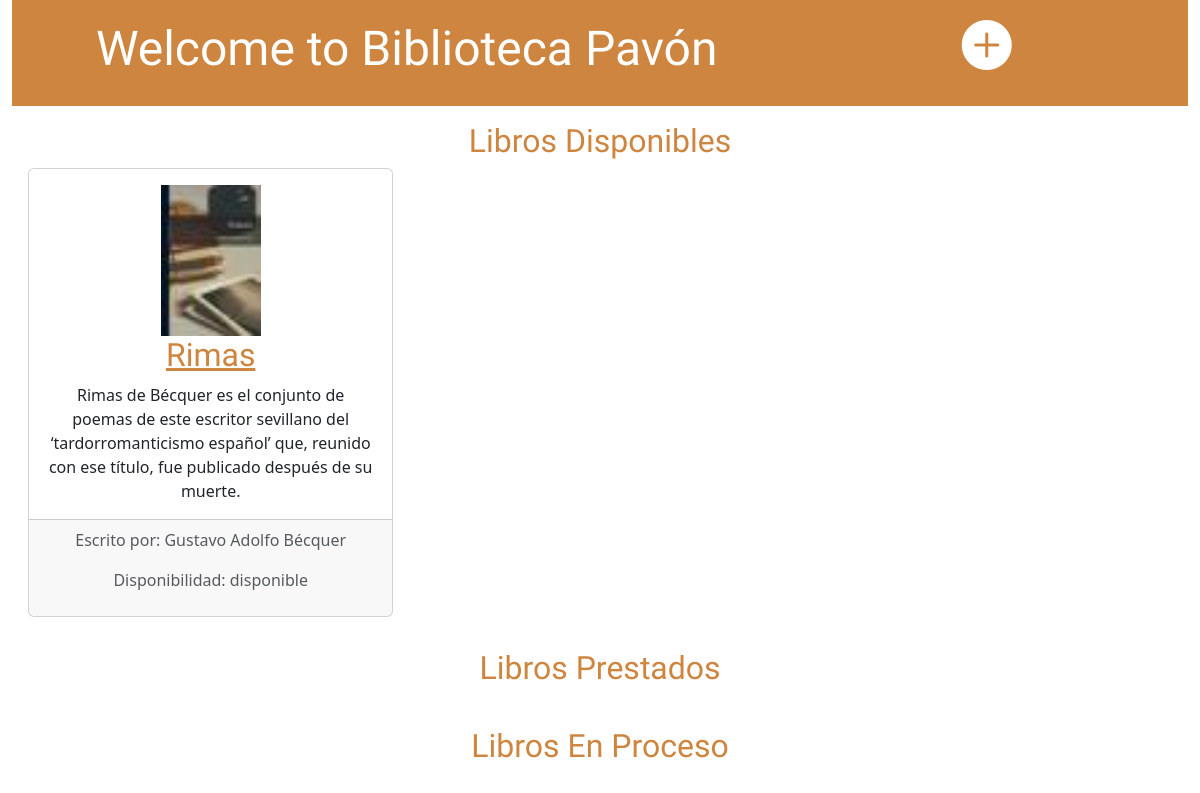
/, run on an earlier commit of the app's database.
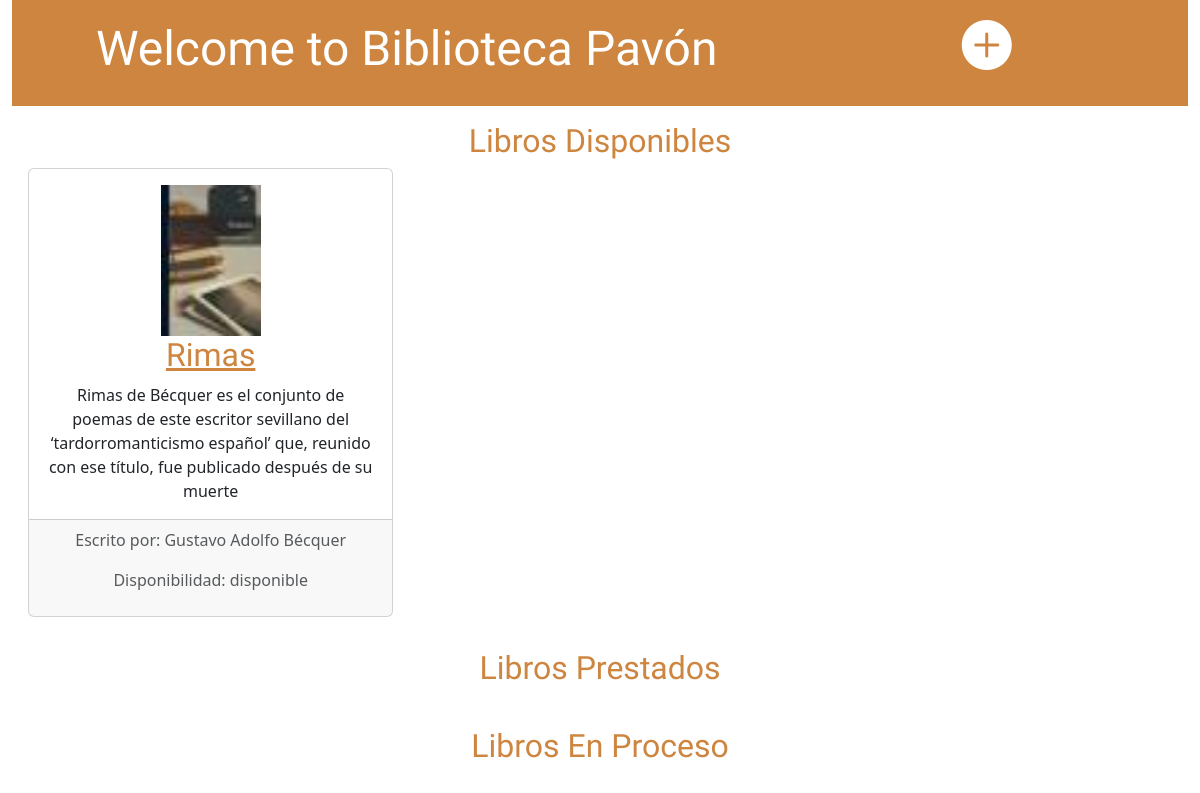
And on a later commit of the database.
### biblioteca_App/models.py (models this page shows, shortened)
class Libro(models.Model):
    Disponibilidad = [('disponible', 'Disponible'),('prestado', 'Prestado'),('en_proceso', 'En proceso de préstamo'),]
    titulo = models.CharField(max_length=200)
    autores = models.CharField(max_length=200)
    editorial = models.CharField(max_length=200)
    fecha_publicacion = models.DateField()
    genero = models.CharField(max_length=50)
    isbn = models.CharField(max_length=15)
    resumen = models.TextField()
    disponibilidad = models.CharField(max_length=22, choices=Disponibilidad, default='disponible')
    portada = models.ImageField(upload_to='portadas/')

### biblioteca_App/views.py (the view)
# urls.py: path('', ListBooks.as_view(), name='list_books'),
class ListBooks(ListView):
    model = Libro
    def get_context_data(self, **kwargs):
        context = super().get_context_data(**kwargs)
        context["libros_disponibles"] = Libro.objects.filter(disponibilidad="disponible")
        context["libros_prestados"] = Libro.objects.filter(disponibilidad="prestado")
        context["libros_en_proceso"] = Libro.objects.filter(disponibilidad="en_proceso")
        return context

### biblioteca_App/templates/biblioteca_App/libro_list.html (shortened to what this page needs)
{% load static %}
<head>
    <link href="https://cdn.jsdelivr.net/npm/bootstrap@5.3.2/dist/css/bootstrap.min.css" rel="stylesheet">
    <link rel="stylesheet" href="https://cdn.jsdelivr.net/npm/bootstrap-icons@1.11.1/font/bootstrap-icons.css">
    <link rel="stylesheet" href="{% static 'css/style.css' %}">
</head>
<body class="text-center">
    <div class="container-fluid">
        <div class="page-header">
            <div class="row">
                    <div class="col-8"><h1><a href="/">Welcome to Biblioteca Pavón</a></h1></div>
                    <div class="col-4"><a href="{% url 'create_book' %}" class="top-menu"><i class="plus bi bi-plus-circle-fill"></i></a></div>
            </div>
        </div>
    <div class="row p-3">
        <h2>Libros Disponibles</h2>
    {% for book in libros_disponibles %}
            <div class="col-4">
                <div class="card text-center">
                    <div class="card-body">
                        <h2 class="card-title">
                            <div class="row">
                                <div class="col-12"><img width="100" src="{{ book.portada.url }}" alt=""></div>
                                <div class="col-12"><a href="{% url 'detail_book' pk=book.pk %}">{{ book.titulo }} </a></div>
                            </div>
                        </h2>
                        <p class="card-text">{{ book.resumen|linebreaksbr }} </p>
                    </div>
                    <div class="card-footer text-body-secondary">
                        <p> Escrito por: {{ book.autores }}</p>
                        <p> Disponibilidad: {{ book.disponibilidad }}</p>
                    </div>
                </div>
            </div>
    {% endfor %}
    </div>
    <div class="row p-3">
    <h2>Libros Prestados</h2>
    </div>
    <div class="row p-3">
        <h2>Libros En Proceso</h2>
        </div>
</div>
</body>

What changed in the data, as far as the page shows it:
changed Libro "Rimas": resumen "…publicado después de su muerte.​" → "…publicado después de su muerte"
